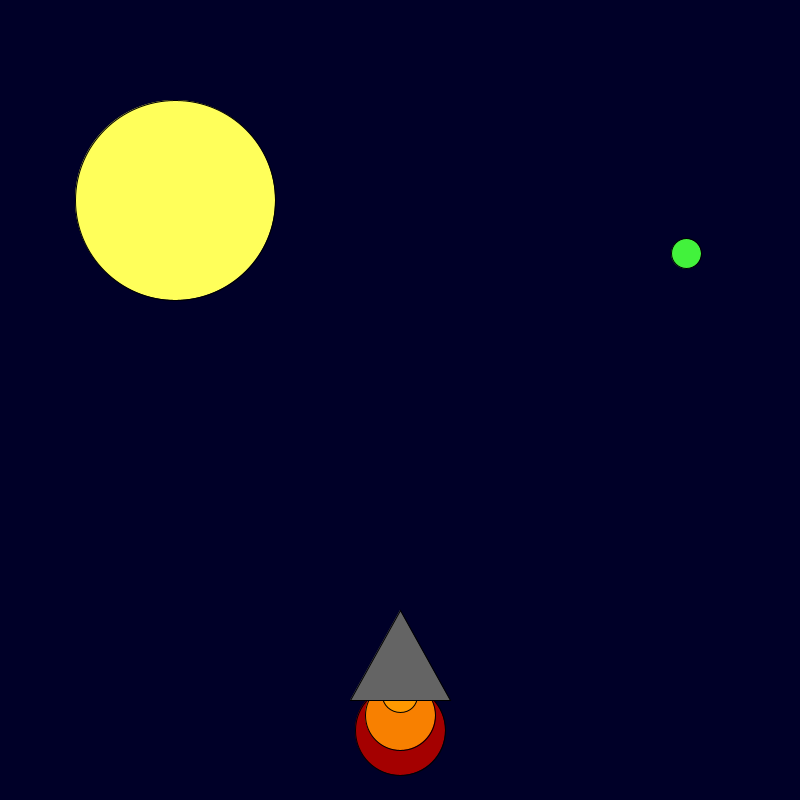
Frame 1 (no input)
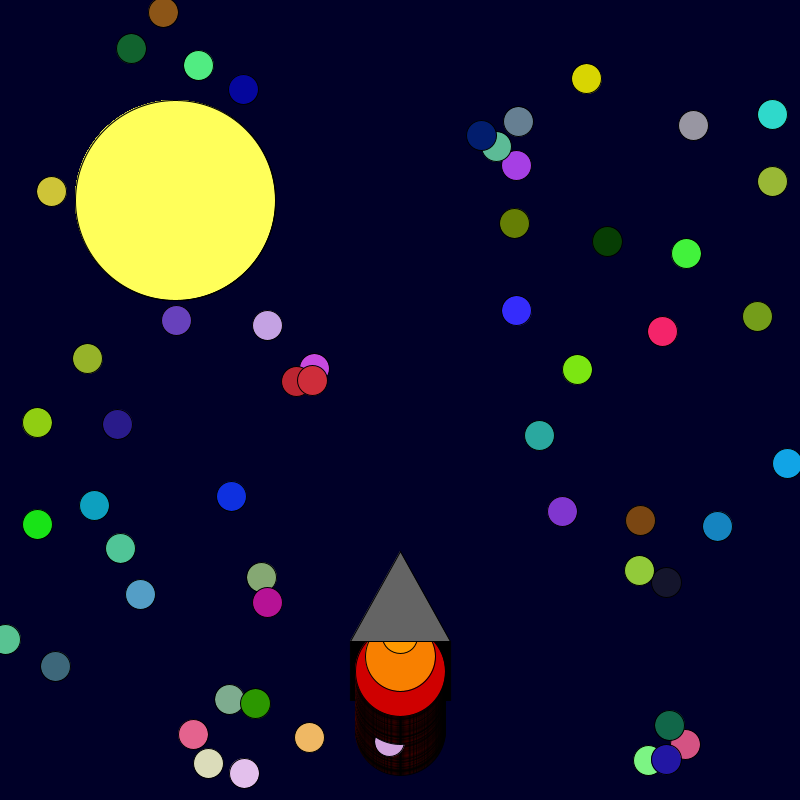
Frame 60 (the mouse pressed at the canvas centre just before this capture)
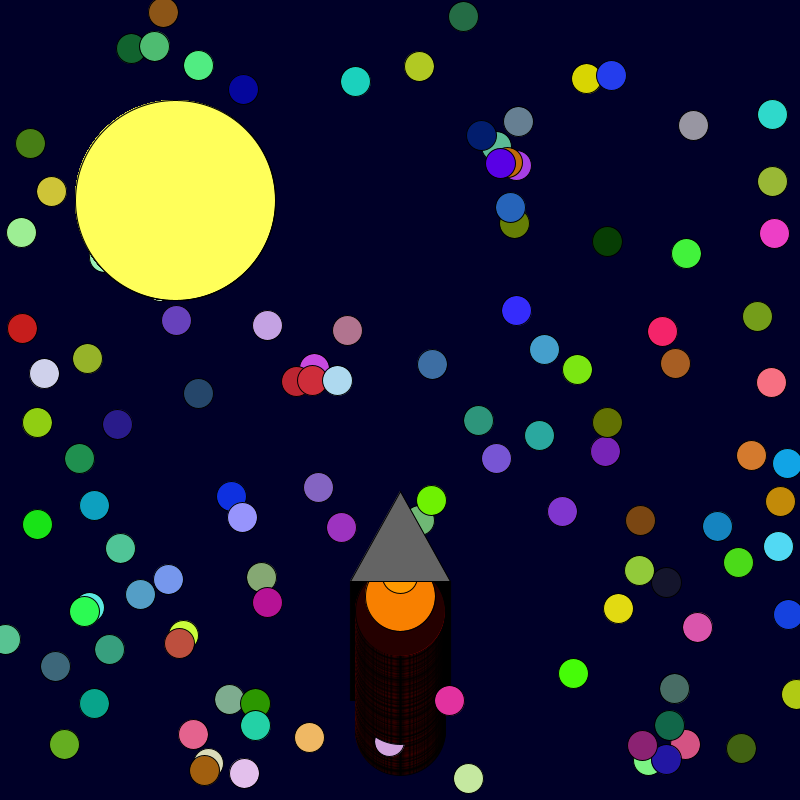
Frame 120 (the mouse held since frame 60 and released just before this capture)

The Processing sketch that drew these frames (run headless with seeded random() and noise(); from frame 60 on, the mouse is pressed at the canvas centre):

// Processing sketch: sketch_180911b
// ── sketch_180911b.pde
int x = 400; 
int y = 600; 

void setup() {

    background(0, 0, 40); size(800, 800);

}

void draw() {

    fill(random(255), 0, 0);
    ellipse(x, y + 130, 90, 90);
    fill(248, 128, 0);
    ellipse(x, y + 115, 70, 70);
    fill(255, 153, 0);
    ellipse(x, y + 95, 35, 35);
    fill(100, 100, 100);
    triangle(x, y + 10, x + 50, y + 100, x - 50, y + 100);
    fill(#FFFF5A);
    ellipse(175,200,200,200);
    fill( random (255), random(255), random(255));
    ellipse(random (width), random (height), 30, 30);
    
    y--;
    
    
}
